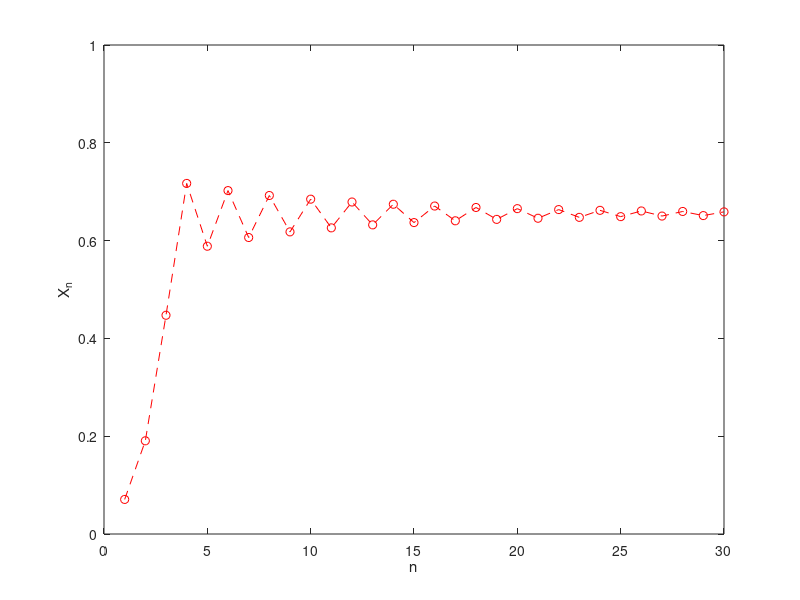

Reproduce this figure in MATLAB.
clear all, close all, clc

x=linspace(0,1,300);
mu=2.9;

z(1)=1/(10*sqrt(2));
n=1:30;



for i = 1:n(end)-1
  
    z(i+1)=mu*z(i)*(1-z(i))
end

  plot(n,z,'r--o',LineWidth=1,MarkerSize=4)
  axis([0 n(end) 0 1])

  xlabel('n')
ylabel('X_n')
  